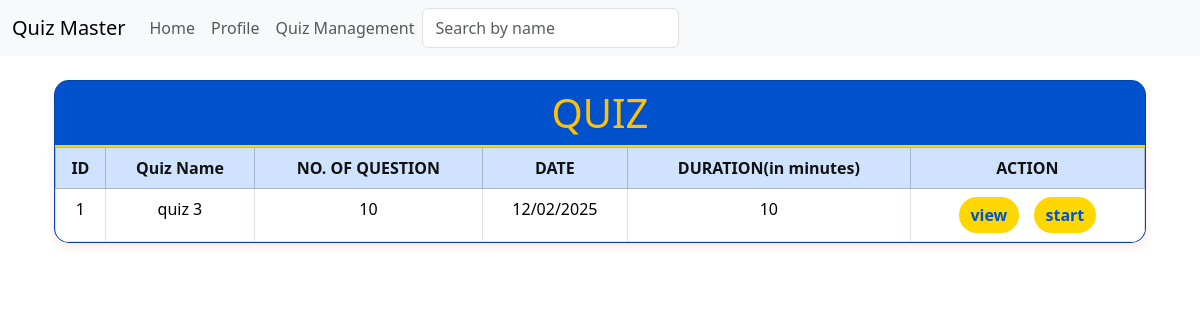
Page / (signed in) on the earlier database version.
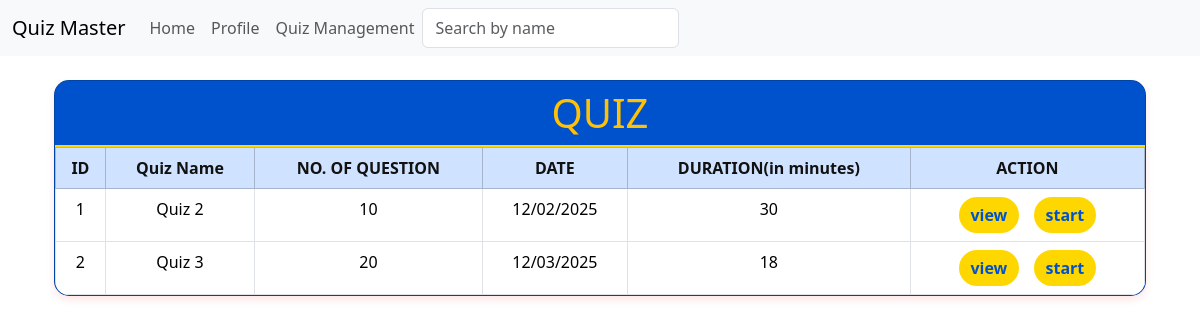
Same page on the later database version.
### models.py (models this page shows)
class Quiz(db.Model):
    id = db.Column(db.Integer, primary_key = True)
    name = db.Column(db.String(255), nullable = False)
    no_of_question = db.Column(db.Integer, nullable = False)
    marks = db.Column(db.Integer, nullable = False)
    date = db.Column(db.DateTime, default=datetime.utcnow)
    time = db.Column(db.Integer, default=int(datetime.utcnow().timestamp()))
    remark = db.Column(db.String(255))
    chapter_id = db.Column(db.Integer, db.ForeignKey('chapter.id'), nullable=False)
    questions = db.relationship('Question', backref='quiz', lazy=True)

### routes.py (the view)
@app.route("/")
@auth_requried
def home():
    user = User.query.get(session['user_id'])
    quizzes = Quiz.query.all()
    return render_template('index.html', quizzes=quizzes, user=user)

### routes.py (called while the page is built)
def auth_requried(func):
    @wraps(func)
    def inner(*args, **kwargs):
        if 'user_id' in session:
            return func(*args, **kwargs)
        else:
            flash('You need to be logged in to access this page')
            return redirect(url_for('login'))
    return inner

### templates/index.html (shortened to what this page needs)
{% extends 'layout.html' %}
{% block content %}
<div class="container mt-4">
    <div class="card">
        <div class="card-header bg-primary text-center">
            <h1 class="text-warning mb-0">QUIZ</h1>
        </div>
        <div class="card-body p-0">
            <div class="table-responsive">
                <table class="table table-bordered table-hover mb-0">
                    <thead class="table-primary">
                        <tr>
                            <th>ID</th>
                            <th>Quiz Name</th>
                            <th>NO. OF QUESTION</th>
                            <th>DATE</th>
                            <th>DURATION(in minutes)</th>
                            <th>ACTION</th>
                        </tr>
                    </thead>
                    <tbody>
                        {% for quiz in quizzes %}
                        <tr>
                            <td>{{ loop.index }}</td>
                            <td>{{ quiz.name }}</td>
                            <td>{{ quiz.no_of_question }}</td>
                            <td>{{ quiz.date.strftime('%d/%m/%Y') }}</td>
                            <td>{{ quiz.time }}</td>
                            <td>
                                <a href="{{ url_for('view_quiz', id=quiz.id) }}" class="btn btn-warning">view</a>
                                <a href="{{ url_for('start_quiz', id=quiz.id) }}" class="btn btn-success">start</a>
                            </td>
                        </tr>
                        {% endfor %}
                    </tbody>
                </table>
            </div>
        </div>
    </div>
</div>
{% endblock %}

Differences in the rows shown:
added Quiz: name "Quiz 2", no_of_question "10", date "12/02/2025", time "30"
changed Quiz: name "quiz 3" → "Quiz 3"; no_of_question "10" → "20"; date "12/02/2025" → "12/03/2025"; time "10" → "18"
